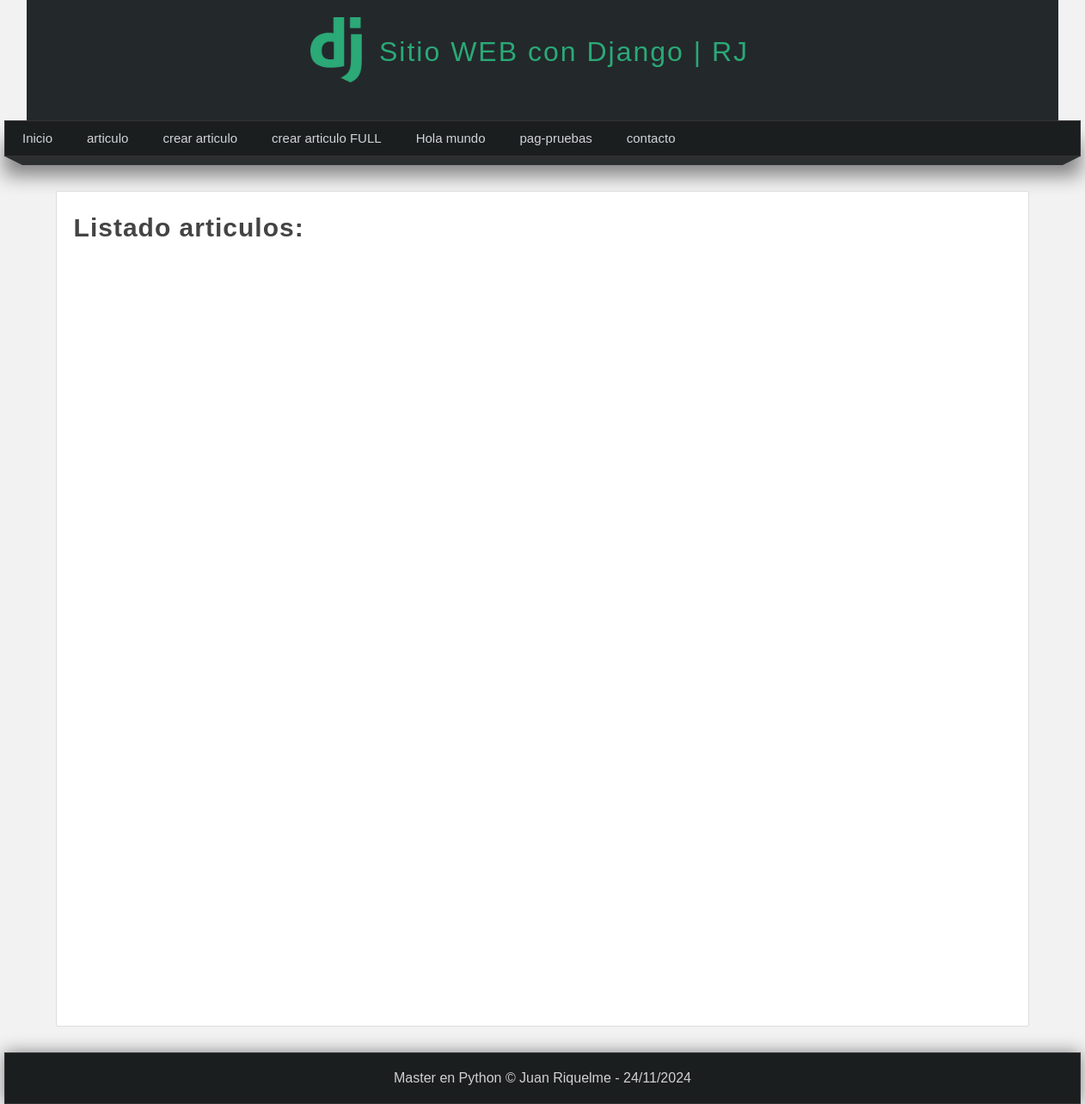
The app's page /articulos/, older data.
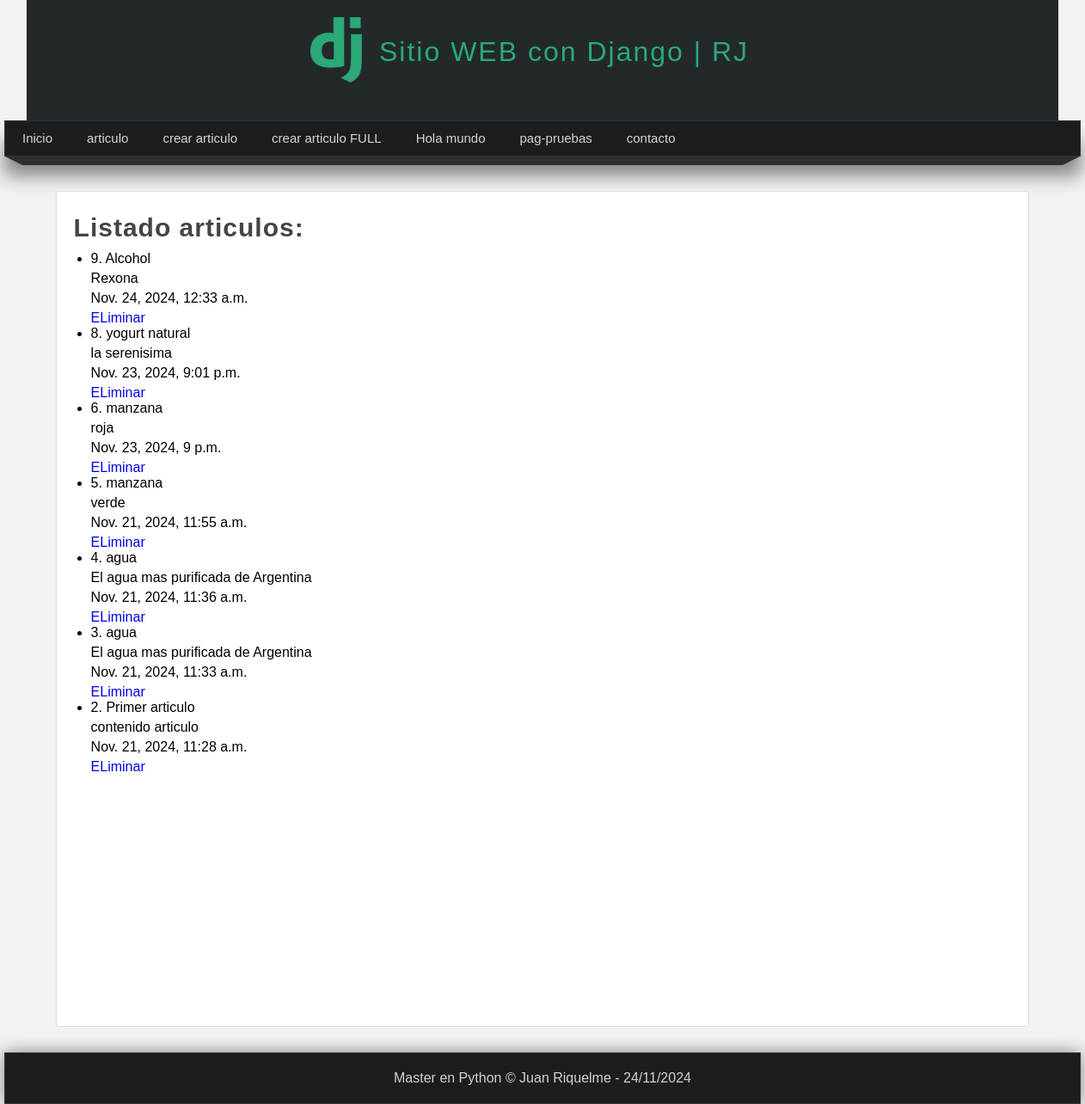
The same page, newer data.
### miapp/models.py (models this page shows)
class Article(models.Model):
    title = models.CharField(max_length=100)
    content= models.TextField()
    image= models.ImageField(default='null')
    public= models.BooleanField()
    create_at=models.DateTimeField(auto_now_add=True)
    update_at= models.DateTimeField(auto_now_add=True)

### miapp/views.py (the view)
# urls.py: path('articulos/', views.articulos,name='articulos'),
def articulos(request):
    articulos = Article.objects.all().order_by('-id')
    """
    #condiciones locaps: Contains / exact / iexact funcionan similar a %like% en SQL.
    articulos = Article.objects.filter(title__contains='articulo')

    #Exclude lo que esta dentro de .exclude(campo = valor)
    articulos = Article.objects.filter(title='manzana').exclude(content='verde')

    #Consultas SQL CRUDA Y PURA

    articulos = Article.objects.raw("SELECT * FROM miapp_article WHERE title='manzana'")

    #USANDO EL ORM

    articulos = Article.objects.filter(Q(title__contains = 'manzana') | Q(title__contains='agua'))
"""
    return render(request,'articulos.html',{
        'articulos':articulos
    })

### miapp/templates/articulos.html (shortened to what this page needs)
{% extends 'layout.html' %}
{% block content %}
    <h1 class="title">Listado articulos: </h1>
    <ul>
        {% for articulo in articulos %}
            <li>{{articulo.id}}. {{articulo.title}}</li>
            <p>{{articulo.content}}</p>
            <p>{{articulo.create_at}}</p>
            <a href="{% url 'borrar_articulo' articulo.id %}">ELiminar</a>
        {% endfor %}
    </ul>
{% endblock %}

Row changes from the older to the newer data that the page shows:
added Article: id "9", title "Alcohol", content "Rexona", create_at "Nov. 24, 2024, 12:33 a.m."
added Article: id "8", title "yogurt natural", content "la serenisima", create_at "Nov. 23, 2024, 9:01 p.m."
added Article: id "6", title "manzana", content "roja", create_at "Nov. 23, 2024, 9 p.m."
added Article: id "5", title "manzana", content "verde", create_at "Nov. 21, 2024, 11:55 a.m."
added Article: id "4", title "agua", content "El agua mas purificada de Argentina", create_at "Nov. 21, 2024, 11:36 a.m."
added Article: id "3", title "agua", content "El agua mas purificada de Argentina", create_at "Nov. 21, 2024, 11:33 a.m."
added Article: id "2", title "Primer articulo", content "contenido articulo", create_at "Nov. 21, 2024, 11:28 a.m."
